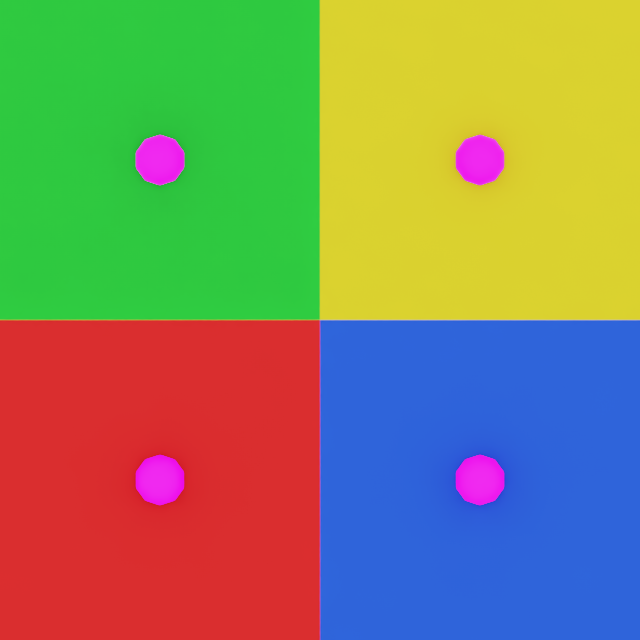

Source code (Python):
#!/usr/bin/env python
"""Quick standalone probe (NOT a deliverable): determine the correct UV/texture
orientation for the coupon quad by rendering a 4-quadrant calibration texture
plus 4 marker spheres and reading the result back.

Run:
    source ~/miniconda3/etc/profile.d/conda.sh && conda activate isaaclab
    python -u presentation/sim/_calib_probe.py

Writes presentation/renders/_calib_probe.png for visual inspection.
"""
import os
import sys
import time
import traceback

_t0 = time.time()


def log(msg):
    print(f"[t={time.time()-_t0:7.1f}s] {msg}", flush=True)


log("launching SimulationApp")

from isaacsim import SimulationApp

simulation_app = SimulationApp({"headless": True, "width": 640, "height": 640})
log("SimulationApp constructed")

import numpy as np
import omni.usd
import omni.replicator.core as rep
from pxr import Gf, Sdf, UsdGeom, UsdLux, UsdShade
from isaacsim.sensors.camera import Camera
from PIL import Image

log("imports done")

ROOT = "/home/boosterk1/Projects/rebot_crack_vision/presentation"
SIM_DIR = os.path.join(ROOT, "sim")
RENDER_DIR = os.path.join(ROOT, "renders")
os.makedirs(RENDER_DIR, exist_ok=True)

COUPON_CENTER = (0.42, 0.0)
COUPON_SIZE = 0.30
COUPON_Z = 0.12
IMG_SHAPE = (512, 512)

xmin = COUPON_CENTER[0] - COUPON_SIZE / 2.0
xmax = COUPON_CENTER[0] + COUPON_SIZE / 2.0
ymin = COUPON_CENTER[1] - COUPON_SIZE / 2.0
ymax = COUPON_CENTER[1] + COUPON_SIZE / 2.0


def pixel_to_world(r, c):
    h, w = IMG_SHAPE
    m_per_px = COUPON_SIZE / w
    x = COUPON_CENTER[0] + (h / 2.0 - r) * m_per_px
    y = COUPON_CENTER[1] + (w / 2.0 - c) * m_per_px
    return (float(x), float(y), float(COUPON_Z + 0.006))


def main():
    # --- build calibration texture: TL(row<256,col<256)=RED, TR=GREEN, BL=BLUE, BR=YELLOW
    calib = np.zeros((512, 512, 3), dtype=np.uint8)
    calib[0:256, 0:256] = (230, 40, 40)       # RED    -> source r<256,c<256
    calib[0:256, 256:512] = (40, 200, 60)     # GREEN  -> source r<256,c>=256
    calib[256:512, 0:256] = (40, 90, 230)     # BLUE   -> source r>=256,c<256
    calib[256:512, 256:512] = (230, 210, 40)  # YELLOW -> source r>=256,c>=256
    calib_path = os.path.join(SIM_DIR, "_calib_quadrants.png")
    Image.fromarray(calib).save(calib_path)
    log(f"wrote calib texture {calib_path}")

    stage_utils = omni.usd.get_context()
    stage_utils.new_stage()
    stage = stage_utils.get_stage()
    UsdGeom.SetStageUpAxis(stage, UsdGeom.Tokens.z)
    UsdGeom.SetStageMetersPerUnit(stage, 1.0)
    log("new stage created")

    UsdGeom.Xform.Define(stage, "/World")
    dome = UsdLux.DomeLight.Define(stage, "/World/DomeLight")
    dome.CreateIntensityAttr(1000.0)

    mesh = UsdGeom.Mesh.Define(stage, "/World/CouponTop")
    pts = [
        Gf.Vec3f(xmin, ymin, COUPON_Z),
        Gf.Vec3f(xmax, ymin, COUPON_Z),
        Gf.Vec3f(xmax, ymax, COUPON_Z),
        Gf.Vec3f(xmin, ymax, COUPON_Z),
    ]
    mesh.CreatePointsAttr(pts)
    mesh.CreateFaceVertexCountsAttr([4])
    mesh.CreateFaceVertexIndicesAttr([0, 1, 2, 3])
    mesh.CreateNormalsAttr([Gf.Vec3f(0, 0, 1)] * 4)
    mesh.CreateExtentAttr([Gf.Vec3f(xmin, ymin, COUPON_Z), Gf.Vec3f(xmax, ymax, COUPON_Z)])
    texCoord = UsdGeom.PrimvarsAPI(mesh).CreatePrimvar(
        "st", Sdf.ValueTypeNames.TexCoord2fArray, UsdGeom.Tokens.varying
    )
    texCoord.Set([Gf.Vec2f(0, 0), Gf.Vec2f(1, 0), Gf.Vec2f(1, 1), Gf.Vec2f(0, 1)])

    mat = UsdShade.Material.Define(stage, "/World/CouponTop/CalibMat")
    shader = UsdShade.Shader.Define(stage, "/World/CouponTop/CalibMat/Shader")
    shader.CreateIdAttr("UsdPreviewSurface")
    shader.CreateInput("roughness", Sdf.ValueTypeNames.Float).Set(0.8)
    tex = UsdShade.Shader.Define(stage, "/World/CouponTop/CalibMat/Tex")
    tex.CreateIdAttr("UsdUVTexture")
    tex.CreateInput("file", Sdf.ValueTypeNames.Asset).Set(calib_path)
    tex.CreateInput("wrapS", Sdf.ValueTypeNames.Token).Set("clamp")
    tex.CreateInput("wrapT", Sdf.ValueTypeNames.Token).Set("clamp")
    st_reader = UsdShade.Shader.Define(stage, "/World/CouponTop/CalibMat/STReader")
    st_reader.CreateIdAttr("UsdPrimvarReader_float2")
    st_reader.CreateInput("varname", Sdf.ValueTypeNames.Token).Set("st")
    tex.CreateInput("st", Sdf.ValueTypeNames.Float2).ConnectToSource(st_reader.ConnectableAPI(), "result")
    shader.CreateInput("diffuseColor", Sdf.ValueTypeNames.Color3f).ConnectToSource(tex.ConnectableAPI(), "rgb")
    mat.CreateSurfaceOutput().ConnectToSource(shader.ConnectableAPI(), "surface")
    UsdShade.MaterialBindingAPI.Apply(mesh.GetPrim()).Bind(mat)
    log("coupon quad + calib material built")

    # markers at the 4 SOURCE-IMAGE CORNERS (deep inside each quadrant color), each
    # given a UNIQUE, visually distinct marker color so the corner-color correspondence
    # can be read directly off one image without needing to know the camera's axis
    # convention at all.
    markers = {
        "corner_00_expectRED": (pixel_to_world(0, 0), (1.0, 1.0, 1.0)),        # white
        "corner_0W_expectGREEN": (pixel_to_world(0, 511), (0.02, 0.02, 0.02)),  # near-black
        "corner_H0_expectBLUE": (pixel_to_world(511, 0), (0.0, 1.0, 1.0)),      # cyan
        "corner_HW_expectYELLOW": (pixel_to_world(511, 511), (1.0, 0.0, 1.0)),  # magenta
    }
    for name, ((x, y, z), color) in markers.items():
        sph = UsdGeom.Sphere.Define(stage, f"/World/Markers/{name}")
        sph.CreateRadiusAttr(0.014)
        UsdGeom.XformCommonAPI(sph).SetTranslate((x, y, z))
        mmat = UsdShade.Material.Define(stage, f"/World/Markers/{name}_mat")
        mshader = UsdShade.Shader.Define(stage, f"/World/Markers/{name}_mat/Shader")
        mshader.CreateIdAttr("UsdPreviewSurface")
        mshader.CreateInput("diffuseColor", Sdf.ValueTypeNames.Color3f).Set(Gf.Vec3f(*color))
        mshader.CreateInput("emissiveColor", Sdf.ValueTypeNames.Color3f).Set(Gf.Vec3f(*[c * 0.7 for c in color]))
        mmat.CreateSurfaceOutput().ConnectToSource(mshader.ConnectableAPI(), "surface")
        UsdShade.MaterialBindingAPI.Apply(sph.GetPrim()).Bind(mmat)
        log(f"marker {name} color={color} -> world {(x, y, z)}")

    import math
    half = math.sqrt(0.5)
    log("constructing Camera object")
    cam = Camera(
        prim_path="/World/TopDownCam",
        resolution=(640, 640),
        position=np.array([COUPON_CENTER[0], COUPON_CENTER[1], 1.2]),
        orientation=np.array([half, 0.0, half, 0.0]),
    )
    log("Camera object constructed, calling initialize()")
    cam.initialize()
    log("camera initialized (render product created)")
    cam.set_world_pose(
        position=np.array([COUPON_CENTER[0], COUPON_CENTER[1], 1.2]),
        orientation=np.array([half, 0.0, half, 0.0]),
        camera_axes="world",
    )
    cam.set_projection_mode("orthographic")
    cam.set_horizontal_aperture(COUPON_SIZE)
    cam.set_clipping_range(0.01, 10.0)
    log("camera pose/projection set")

    for i in range(10):
        simulation_app.update()
    log("warmup updates done, stepping replicator orchestrator")

    rgb = None
    for i in range(15):
        rep.orchestrator.step(rt_subframes=8, pause_timeline=False)
        rgb = cam.get_rgb()
        std = None if rgb is None else float(np.std(rgb))
        log(f"step {i}: rgb={None if rgb is None else rgb.shape} std={std}")
        if rgb is not None and rgb.size > 0 and np.std(rgb) > 0.5:
            break

    log(f"final rgb = {None if rgb is None else rgb.shape}")
    if rgb is not None and rgb.size > 0:
        out_path = os.path.join(RENDER_DIR, "_calib_probe.png")
        Image.fromarray(rgb[..., :3] if rgb.shape[-1] == 4 else rgb).save(out_path)
        log(f"wrote {out_path}")
    else:
        log("rgb was empty/None -- nothing written")


try:
    main()
except Exception:
    log("EXCEPTION in main():")
    traceback.print_exc()
finally:
    log("closing SimulationApp")
    simulation_app.close()
    log("closed")
